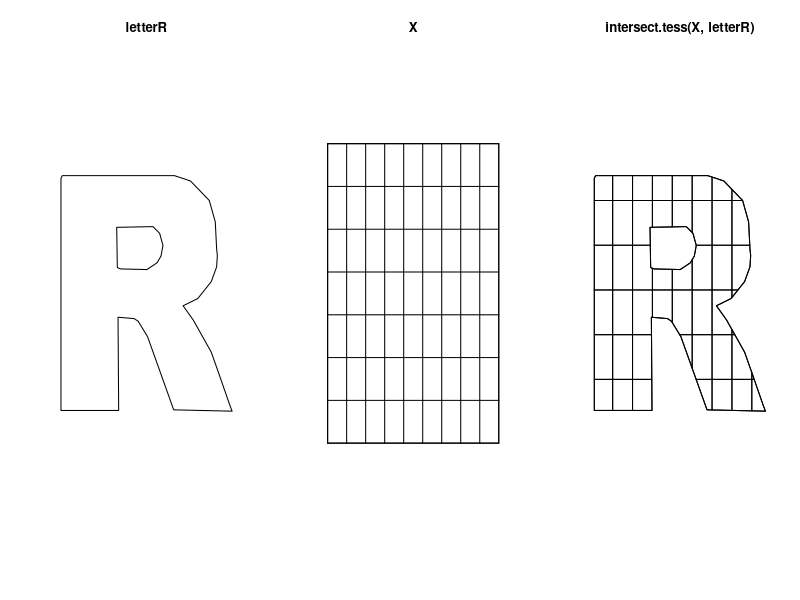
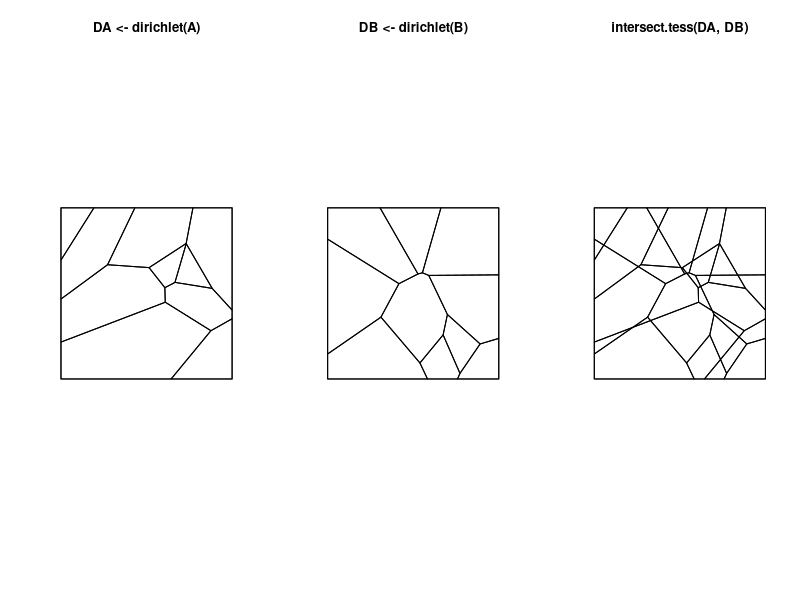
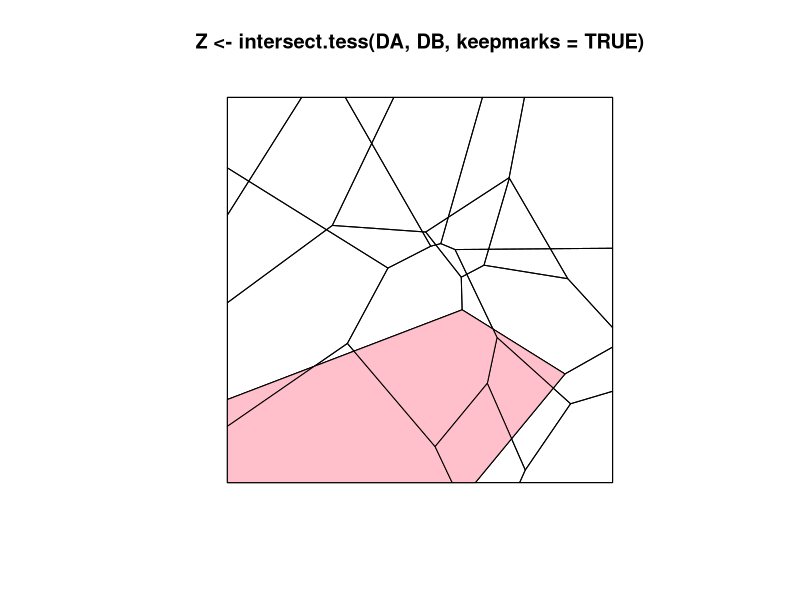

Here is the R script that generated these plots, in order:
library(spatstat)


### Name: intersect.tess
### Title: Intersection of Two Tessellations
### Aliases: intersect.tess
### Keywords: spatial math

### ** Examples

  opa <- par(mfrow=c(1,3))
# polygon
  data(letterR)
  plot(letterR)
# tessellation of rectangles
  X <- tess(xgrid=seq(2, 4, length=10), ygrid=seq(0, 3.5, length=8))
  plot(X)
  plot(intersect.tess(X, letterR))

  A <- runifpoint(10)
  B <- runifpoint(10)
  plot(DA <- dirichlet(A))
  plot(DB <- dirichlet(B))
  plot(intersect.tess(DA, DB))
  par(opa)

  marks(DA) <- 1:10
  marks(DB) <- 1:10
  plot(Z <- intersect.tess(DA,DB, keepmarks=TRUE))
  mZ <- marks(Z)
  tZ <- tiles(Z)
  for(i in which(mZ[,1] == 3)) plot(tZ[[i]], add=TRUE, col="pink")
